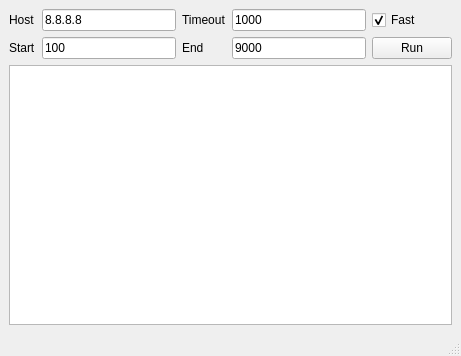
<?xml version="1.0" encoding="UTF-8"?>
<ui version="4.0">
 <class>MainWindow</class>
 <widget class="QMainWindow" name="MainWindow">
  <property name="geometry">
   <rect>
    <x>0</x>
    <y>0</y>
    <width>461</width>
    <height>356</height>
   </rect>
  </property>
  <property name="windowTitle">
   <string>MTU discovery</string>
  </property>
  <widget class="QWidget" name="centralwidget">
   <layout class="QGridLayout" name="gridLayout">
    <item row="0" column="2">
     <widget class="QLabel" name="label_4">
      <property name="text">
       <string>Timeout</string>
      </property>
     </widget>
    </item>
    <item row="0" column="3">
     <widget class="QLineEdit" name="lineEdit_timeout">
      <property name="text">
       <string>1000</string>
      </property>
     </widget>
    </item>
    <item row="1" column="2">
     <widget class="QLabel" name="label_3">
      <property name="text">
       <string>End</string>
      </property>
     </widget>
    </item>
    <item row="1" column="1">
     <widget class="QLineEdit" name="lineEdit_start">
      <property name="text">
       <string>100</string>
      </property>
     </widget>
    </item>
    <item row="0" column="1">
     <widget class="QLineEdit" name="lineEdit_host">
      <property name="text">
       <string>8.8.8.8</string>
      </property>
     </widget>
    </item>
    <item row="1" column="0">
     <widget class="QLabel" name="label">
      <property name="text">
       <string>Start</string>
      </property>
     </widget>
    </item>
    <item row="1" column="3">
     <widget class="QLineEdit" name="lineEdit_end">
      <property name="text">
       <string>9000</string>
      </property>
     </widget>
    </item>
    <item row="0" column="0">
     <widget class="QLabel" name="label_2">
      <property name="text">
       <string>Host</string>
      </property>
     </widget>
    </item>
    <item row="0" column="4">
     <widget class="QCheckBox" name="checkBox_fast">
      <property name="text">
       <string>Fast</string>
      </property>
      <property name="checked">
       <bool>true</bool>
      </property>
     </widget>
    </item>
    <item row="1" column="4">
     <widget class="QPushButton" name="pushButton_run">
      <property name="text">
       <string>Run</string>
      </property>
     </widget>
    </item>
    <item row="5" column="0" colspan="5">
     <widget class="QTableWidget" name="tableWidget"/>
    </item>
   </layout>
  </widget>
  <widget class="QStatusBar" name="statusbar"/>
  <action name="actionconfig">
   <property name="text">
    <string>settings</string>
   </property>
  </action>
  <action name="actionmqtt_live">
   <property name="text">
    <string>mqtt_live</string>
   </property>
  </action>
 </widget>
 <tabstops>
  <tabstop>lineEdit_host</tabstop>
  <tabstop>lineEdit_timeout</tabstop>
  <tabstop>lineEdit_start</tabstop>
  <tabstop>lineEdit_end</tabstop>
  <tabstop>checkBox_fast</tabstop>
  <tabstop>pushButton_run</tabstop>
  <tabstop>tableWidget</tabstop>
 </tabstops>
 <resources/>
 <connections/>
</ui>
